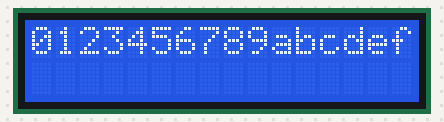
Recording of a sketch running on a simulated Arduino Uno, built with avr-gcc and run on an emulated ATmega328P. Parts: 16×2 character LCD.

Above: at 0.29 s.
At 1.54 s:
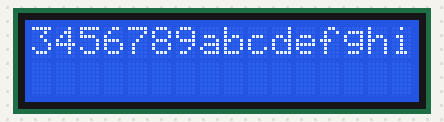
At 4.06 s:
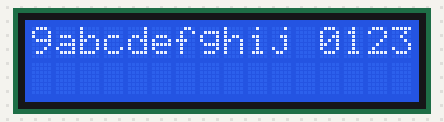
At 5.74 s:
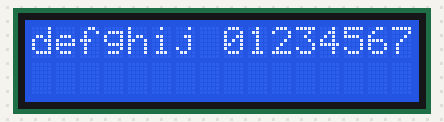
At 7.84 s:
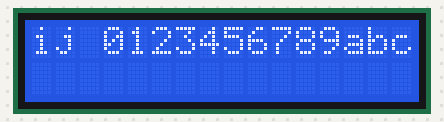
At 15.8 s:
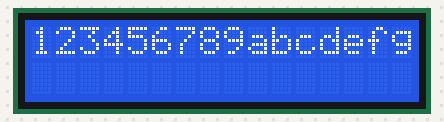

The sketch:

lcd_scroll.ino
```cpp
#include <Wire.h>  // Include the Wire library for I2C
#include <LiquidCrystal_I2C.h>  // Include the LiquidCrystal_I2C library

LiquidCrystal_I2C lcd(0x27, 16, 2);  // Set the LCD address to 0x27 for a 16 chars and 2 line display

char message[] = "0123456789abcdefghij";  // Message to display
int messageLength;  // Variable to store the length of the message
int lcdWidth = 16; // LCD width

void setup() {
  lcd.init();  // Initialize the LCD
  lcd.backlight();  // Turn on the backlight
  lcd.setCursor(0, 0);  // Set cursor to first column of first row
}

void loop() {
  int messageLength;  // Variable to store the length of the message
int lcdWidth = 16; // LCD width
    messageLength = strlen(message);  // Get the length of the message

  // Print the message repeatedly with scrolling effect
  for (int i = 0; i < messageLength + lcdWidth; i++) {
    lcd.clear();  // Clear the LCD
    // Calculate the starting index for the portion of the message to print
    int startIndex = i < messageLength ? i : i % messageLength;
    // Calculate the length of the portion of the message to print
    int length = min(messageLength - startIndex, lcdWidth);
    lcd.setCursor(0, 0);  // Set cursor to the beginning of the first line
    // Print the portion of the message that fits within the LCD screen width
    lcd.print(String(message).substring(startIndex, startIndex + length));

    if (length < lcdWidth) {
      lcd.print(" "); // Print a space to add some space
      lcd.setCursor(length + 1, 0);  // Set cursor to the beginning of the line after the end of the message
      lcd.print(String(message).substring(0, lcdWidth - length - 1));
    }
    delay(400);  // Delay for smooth scrolling
  }
}
```

Measured:
- by itself, everything shown: repeats every 15.1 s, in 36 steps
- what the display in image 1 shows lasts 0.5 s, from 1.3 s to 1.8 s
